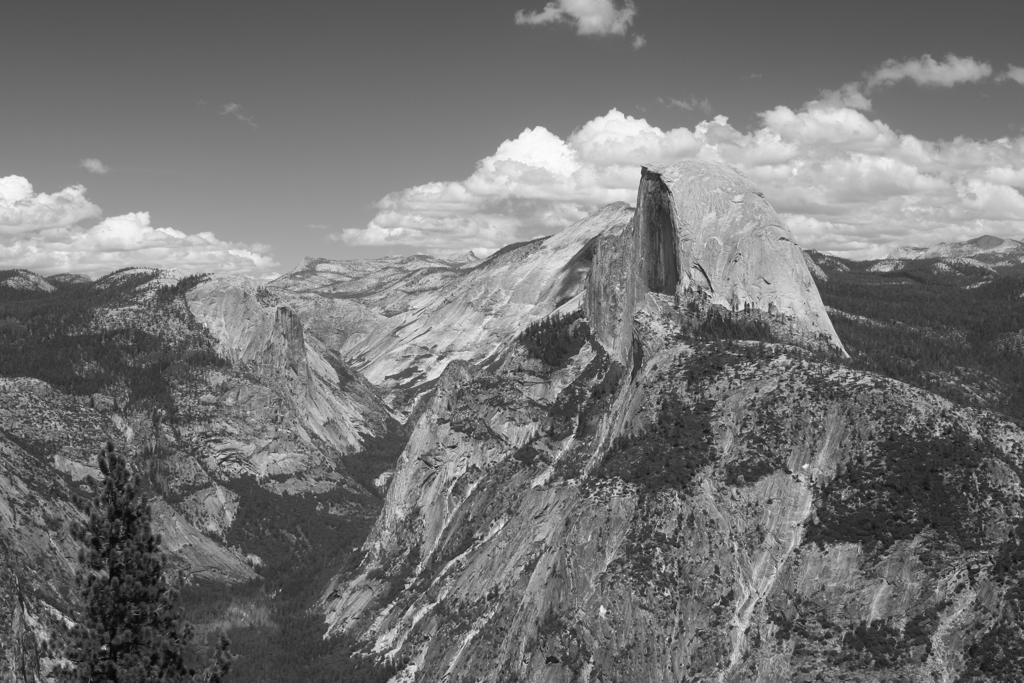
#> input picture hw6/e.png, 1024 x 683 px
$ python harris.py
#> lines starting #> are read from the running program, lines starting #| are printed output that depends on the picture
import numpy as np
from scipy import signal as sig
from PIL import Image, ImageDraw
import math as m
import matplotlib.pyplot as plt

from scipy import ndimage as ndi

def convolve(im_arr, f, pad=False):
	img_out = np.zeros(im_arr.shape)

	if len(f.shape) != 1: f.shape = (f.shape[0], f.shape[1])
	else: f.shape = (f.shape[0], 1)

	fltr_sz_x = f.shape[0]
	fltr_sz_y = f.shape[1]
	if (pad):
		for i in range(int(fltr_sz_y/2)):
			im_arr = np.append(im_arr, im_arr[:,[-1]], axis=1)
			im_arr = np.insert(im_arr, 0, im_arr[:,0], axis=1)
		for i in range(int(fltr_sz_x/2)):
			im_arr = np.append(im_arr, im_arr[[-1],:], axis=0)
			im_arr = np.insert(im_arr, 0, im_arr[0,:], axis=0)

	for i in range(1, im_arr.shape[0]-fltr_sz_y-1):
		for j in range(1, im_arr.shape[1]-fltr_sz_x-1):
			value =  np.multiply(f, im_arr[(i - 1):(i + fltr_sz_x-1), (j - 1):(j + fltr_sz_y-1)])
			img_out[i, j] = value.sum ()

	return img_out.astype(np.float32)

def gradient_x(im):
	kernel_x = np.array([[-1, 0, 1],[-2, 0, 2],[-1, 0, 1]])
	# return convolve(im, kernel_x, pad=True)
	return sig.convolve2d(im, kernel_x, mode='same')

def gradient_y(im):
	kernel_y = np.array([[1, 2, 1], [0, 0, 0], [-1, -2, -1]])
	# return convolve(im, kernel_y, pad=True)
	return sig.convolve2d(im, kernel_y, mode='same')

def apply_gaussian(k, sigma, img):
	fltr_sz = 2*k + 1
	gaussian = np.zeros((fltr_sz, fltr_sz))
	for i in range(1, fltr_sz+1):
		for j in range(1, fltr_sz+1):
			f = 1.0 / (2 * np.pi * sigma**2)
			q = np.exp(- ( (i-(k+1))**2 + (j-(k+1))**2 ) / (2 * sigma**2))
			gaussian[i-1,j-1] = f*q
	# return convolve(img, gaussian, pad=False)
	return sig.convolve2d(img, gaussian, mode='same')

def mark_corners(img, R):
	corners = np.copy(img)

	detections = {}
	for rowindex, response in enumerate(R):
		for colindex, r in enumerate(response):
			detections[r] = (rowindex,colindex)
	keys = list(detections.keys())
	top = np.sort(keys)[-int(len(keys)/100):]
	for i in top:
		row, col = detections[i][0], detections[i][1]
		corners[row,col] = [255,0,0]
	return corners

imcolor = Image.open("e.png").convert('RGB')
im = np.asarray(imcolor.convert('L'))
#> im is the input picture: shape (683, 1024); min 6, max 254, mean 116.3

## using scipy convolve
I_x = gradient_x(im)
#> in gradient_x, `return sig.convolve2d(im, kernel_x, mode='same')`:
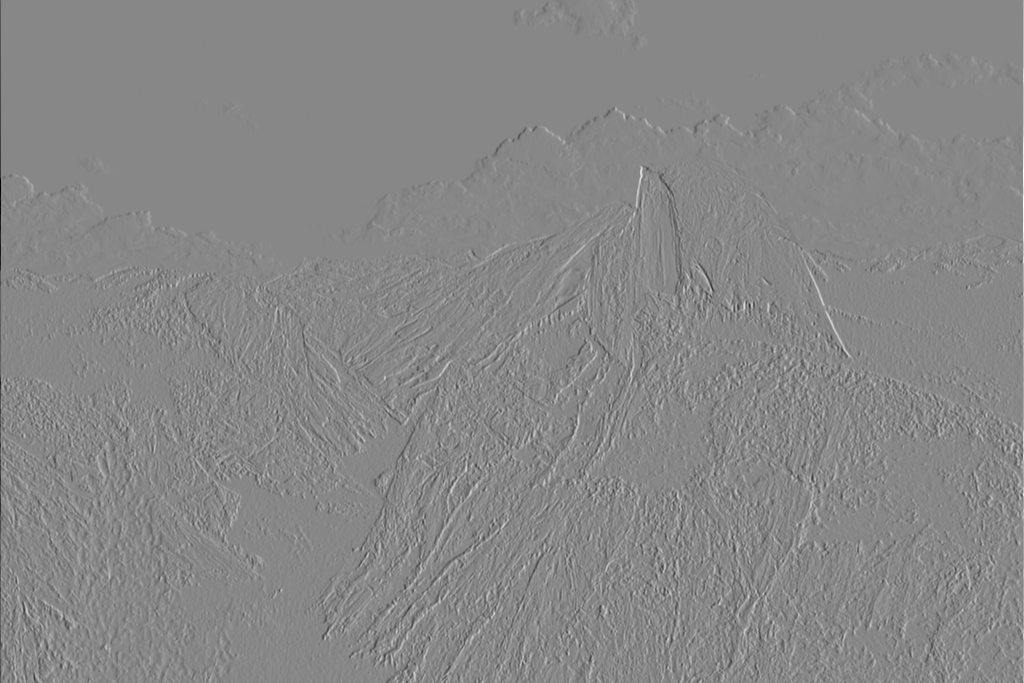
#> returned value: shape (683, 1024) int64; min -990, max 874, mean 0.1; drawn with min black and max white
I_y = gradient_y(im)
#> in gradient_y, `return sig.convolve2d(im, kernel_y, mode='same')`:
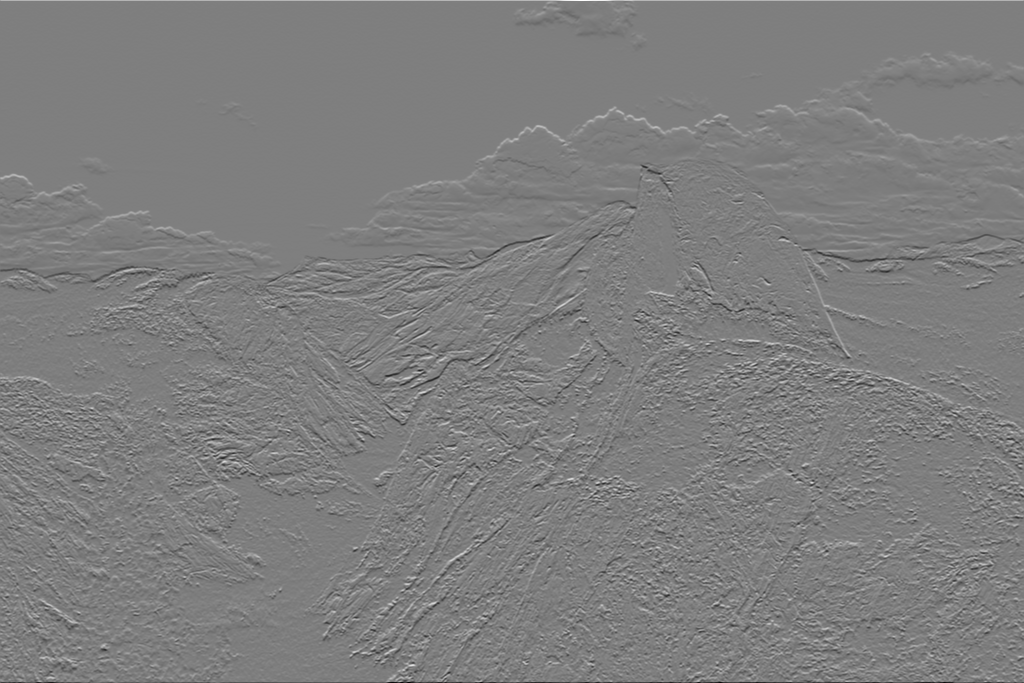
#> returned value: shape (683, 1024) int64; min -797, max 808, mean 0; drawn with min black and max white
Ixx = apply_gaussian(3, 1, I_x**2)
#> in apply_gaussian, `return sig.convolve2d(img, gaussian, mode='same')`:
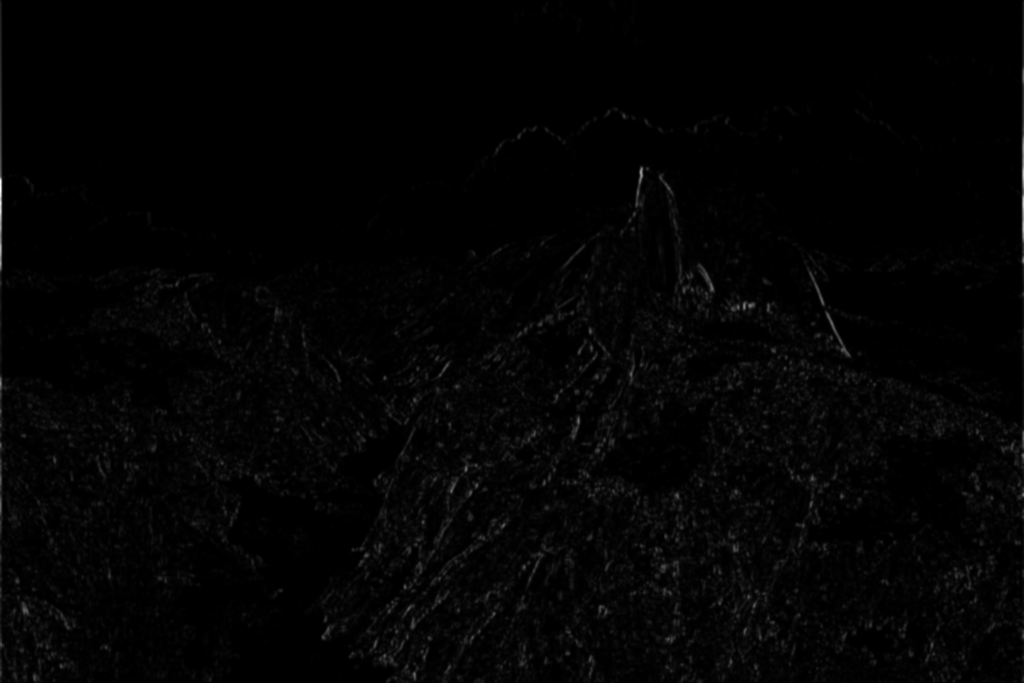
#> returned value: shape (683, 1024) float64; min 0.216, max 384842, mean 5637.7; drawn with min black and max white
Ixy = apply_gaussian(3, 1, I_y*I_x)
#> call 2 of apply_gaussian, with k = 3, sigma = 1
#> in apply_gaussian (call 2), `return sig.convolve2d(img, gaussian, mode='same')`:
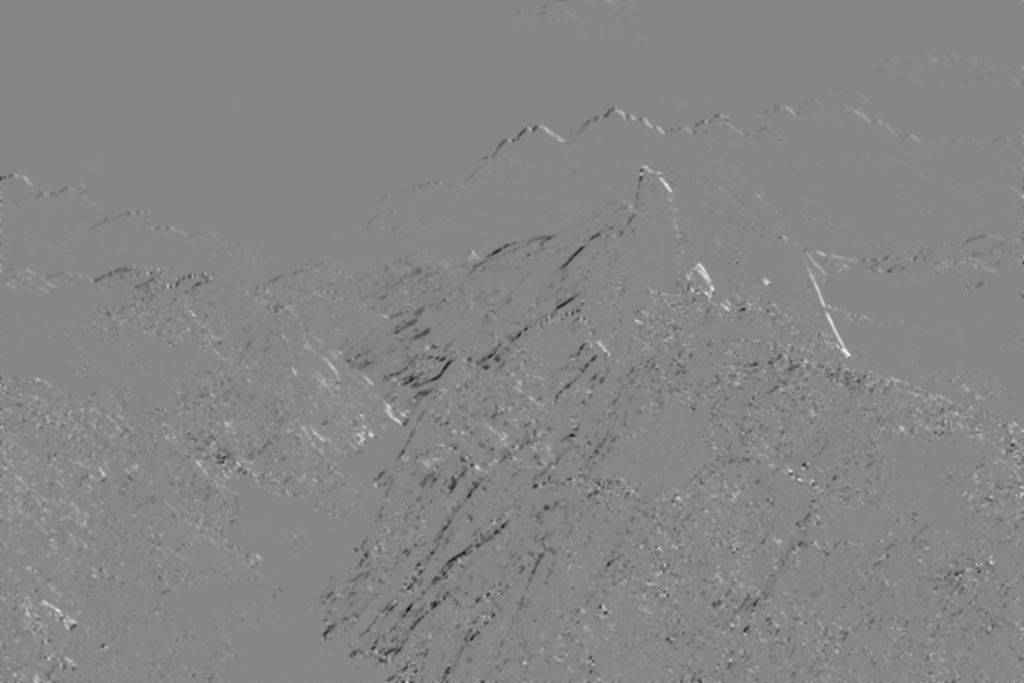
#> returned value: shape (683, 1024) float64; min -93107.8, max 83055.2, mean -302.9; drawn with min black and max white
Iyy = apply_gaussian(3, 1, I_y**2)
#> call 3 of apply_gaussian, with k = 3, sigma = 1
#> in apply_gaussian (call 3), `return sig.convolve2d(img, gaussian, mode='same')`:
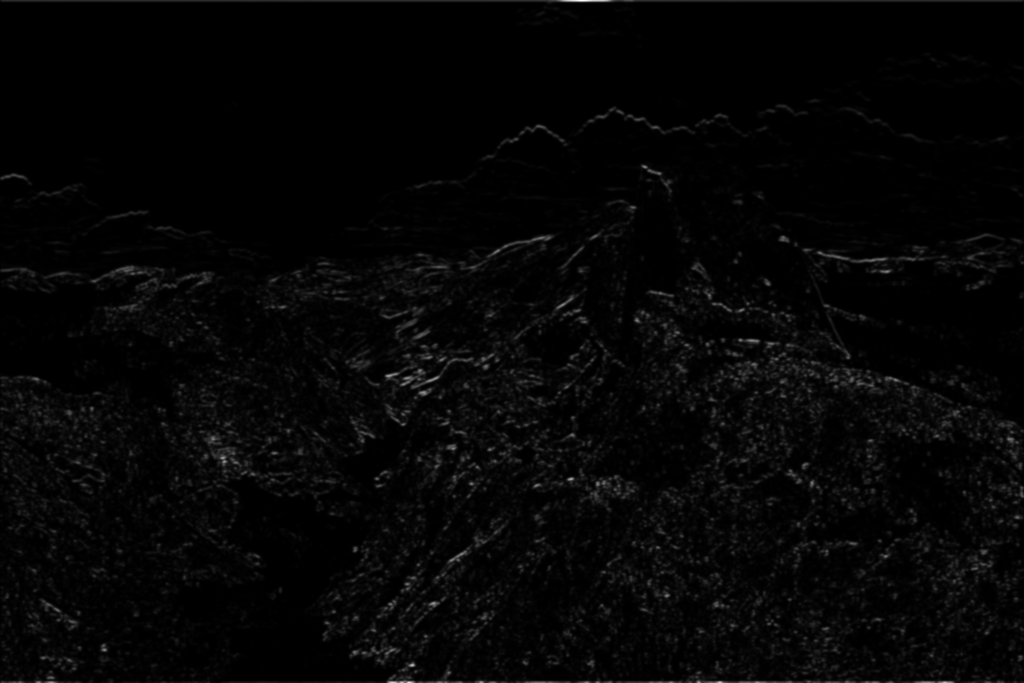
#> returned value: shape (683, 1024) float64; min 0.448, max 259938.4, mean 5758.6; drawn with min black and max white

# Ixx = ndi.gaussian_filter(I_x**2, sigma=1)
# Ixy = ndi.gaussian_filter(I_y*I_x, sigma=1)
# Iyy = ndi.gaussian_filter(I_y**2, sigma=1)

k = 0.06
detM = Ixx * Iyy - Ixy ** 2
traceM = Ixx + Iyy
R = detM - k * traceM

imcolor = mark_corners(imcolor, R)
#> after the loop in mark_corners, `for rowindex, response in enumerate(R):`: detections = 699392 items
#> in mark_corners, `top = np.sort(keys)[-int(len(keys)/100):]`: top = 6993 values from 680279602.7 to 9.11e+09
#> the loop in mark_corners, `for i in top:` made 6993 passes
#> (i, row, col) on passes 1 to 3: (680279602.7, 575, 642), (680290450.7, 476, 580), (680325561.3, 275, 190)
#> after the loop in mark_corners, `for i in top:`:
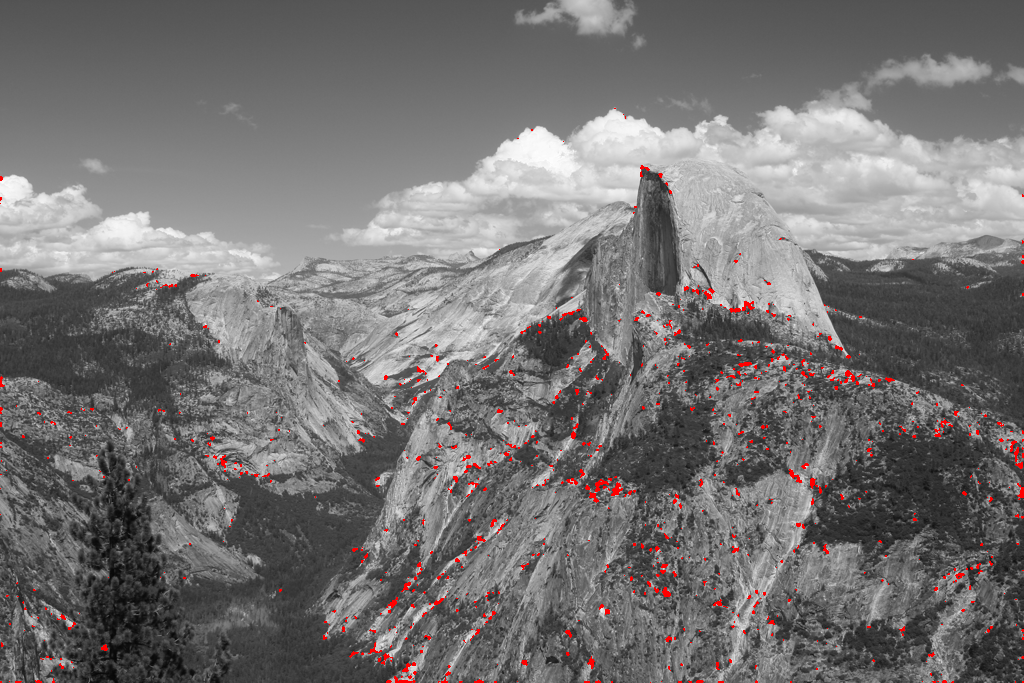
#> corners: shape (683, 1024, 3); mean R, G, B 117.5, 115, 115

fig, ax = plt.subplots(nrows=1, ncols=1, figsize=(20,20))
ax.set_title("corners found")
ax.imshow(imcolor, cmap='gray')
plt.show()
